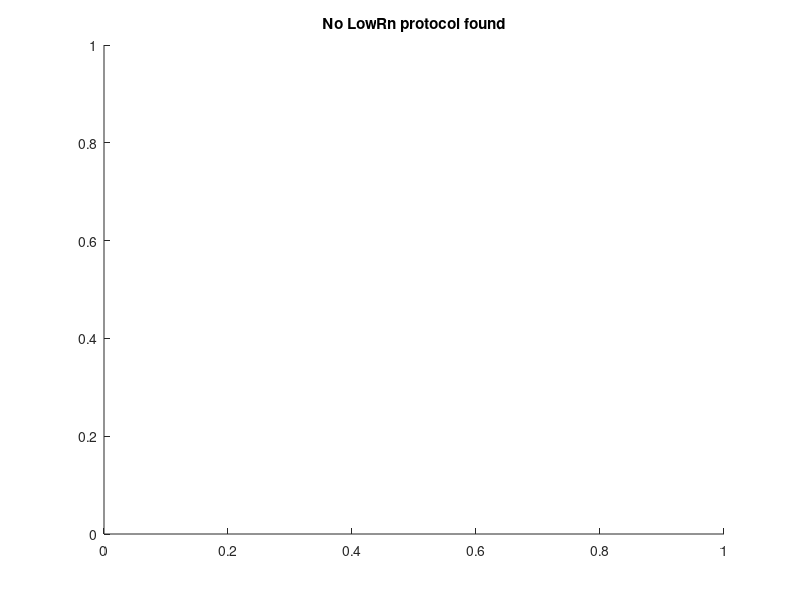

Write MATLAB code to recreate this figure. (Note: this script raises an error after producing the figure.)
clear
clc
Neuronlist={'Apr18IR4d','Mar10IR1d'};

for neuron_count=1:length(Neuronlist)


file_low=sprintf([Neuronlist{neuron_count},'-LowRn.mat']);
low_mahp=0;
low_sahp=0;
Low_apcount=zeros(12,2);
Low_apcount(:,1)=-220:50:330;
% Section 3: analyze low_RN protocol. 
cd(Neuronlist{neuron_count});
mkdir(['../',Neuronlist{neuron_count},'_figs']);
if(exist(file_low,'file'))
load(file_low);
% the purpose for analyzing High/Low RN is to compute ISI, ins_freq, delay
% and AP num. In this case, we also ignore the doublets since during
% doublets, the system is not stably oscillating. 
mat_low=matfile(file_low);
Name_low=whos(mat_low);
if (isempty(Name_low)~=1)
clear mat_low
N_low=length(Name_low)/2;
Trace_temp=eval(Name_low(2*1-1).name);
l_low=length(Trace_temp(:,1));
T_low=table([1:N_low]',zeros(N_low,l_low),zeros(N_low,l_low),'VariableNames',{'Trace','t','v'});
Cur=zeros(N_low,1);
str_temp=Name_low(1).name;
pos_underscore=strfind(str_temp,'_');
hiname_template=str_temp(1:pos_underscore(3));
f_low = fopen(['../',Neuronlist{neuron_count},'_low.txt'], 'a+');
fprintf(f_low,'Current\tNum_AP\tdelay\tMean_ISI\tstd_ISI\tCV_ISI\tFreq_ISI\tfreq_count\tmAHP\tsAHP\n');   
num_aplevel=0;
min_v=100;
for i_hi=1:N_low
Tracelow=eval([hiname_template,num2str(i_hi),'_1']);
Trace_cur=eval([hiname_template,num2str(i_hi),'_2']);
Cur_temp=roundn(mean(Trace_cur(5000:10000,2))*10^12,1);
v_ap=Tracelow(:,2).*1000;
if((max(v_ap)>0)&&(Cur_temp>0))
    num_aplevel=num_aplevel+1;
end
min_v=min(min_v,min(v_ap));
end
pos_ap=0;
Cur_ap=zeros(num_aplevel,1);
Freq_ISI=zeros(num_aplevel,1);
Freq_count=zeros(num_aplevel,1);
for i_hi=1:N_low
Tracelow=eval([hiname_template,num2str(i_hi),'_1']);
Trace_cur=eval([hiname_template,num2str(i_hi),'_2']);
%How to get current: isolate the current trace and take the average between
%5000 and 10000ms, round up to eliminate the single digit
v_ap=Tracelow(:,2).*1000;
t_ap=Tracelow(:,1).*1000;
Cur(i_hi)=roundn(mean(Trace_cur(5000:10000,2))*10^12,1);
if((max(v_ap)>0)&&(Cur(i_hi)>0))
    pos_ap=pos_ap+1;
    l=length(v_ap);
    dv_ap=get_dVdt(t_ap,v_ap);
    d2v_ap=get_dVdt(t_ap(2:end-1),dv_ap(2:end));
    t_bound=t_ap(end);
    dv_thre=3;
    [delay APnum ISI freq f_ahp m_ahp s_ahp]=hilo_ana(Neuronlist{neuron_count},2,Cur(i_hi),t_ap,v_ap,dv_ap,d2v_ap,dv_thre);
    low_mahp=low_mahp+mean(m_ahp);
    low_sahp=low_sahp+mean(s_ahp);
    Cur_ap(pos_ap)=Cur(i_hi);
    Freq_ISI(pos_ap)=mean(1000./ISI);
    Freq_count(pos_ap)=APnum/2;
    %save apcount for LowRN to Low_apcount for later file output!
    lowid_temp=find(Low_apcount(:,1)>=Cur(i_hi),1);
    Low_apcount(lowid_temp,2)=APnum;
    % save complete, if no AP then APnum=0
    fprintf(f_low,'%d\t%d\t%f\t%f\t%f\t%f\t%f\t%f\t%s\t%f\t%f\t',Cur(i_hi),APnum,delay,mean(ISI),std(ISI),std(ISI)/mean(ISI),Freq_ISI(pos_ap),Freq_count(pos_ap),f_ahp,mean(m_ahp),mean(s_ahp));
    % attach the spiking times to each line!
    spkt=zeros(APnum,1);
    spkt(1)=delay;
    for apnumtemp=2:APnum
        spkt(apnumtemp)=spkt(apnumtemp-1)+ISI(apnumtemp-1);
    end
    for apnumtemp=1:APnum
        fprintf(f_low,'%f\t',spkt(apnumtemp));
    end
    fprintf(f_low,'\n');
    %
    subplot(num_aplevel+1,2,2*pos_ap-1)
    plot(t_ap,v_ap)
    xlim([0 3000]);
    ylim([min(v_ap)-1 max(v_ap)+1]);
    xlabel('Time (ms)','FontSize', 5);
    ylabel('Vm (mV)','FontSize', 5);
    title([num2str(Cur(i_hi)),'PA'],'FontSize', 5);
    subplot(num_aplevel+1,2,2*pos_ap)
    plot(ISI,'o')
    ylim([0 max(ISI)+20])
    title([num2str(Cur(i_hi)),'PA'],'FontSize', 5);
    xlabel('Spks Count','FontSize', 5);
    ylabel('ISI (ms)','FontSize', 5);
else    
    subplot(num_aplevel+1,2,2*num_aplevel+1)
    plot(t_ap,v_ap);
    xlim([0 3000]);
    ylim([min_v-2 max(v_ap)+1]);
    xlabel('Time (ms)','FontSize', 5);
    ylabel('Vm (mV)','FontSize', 5);
    hold on;   
      
end
end
subplot(num_aplevel+1,2,2*(num_aplevel+1))
    plot(Cur_ap,Freq_ISI,'-ro')
    hold on;
    plot(Cur_ap,Freq_count,'-bo')
    title('F-I Red:ISI; Blue:spkcount','FontSize', 5);
    xlabel('Current (pA)','FontSize', 5);
    ylabel('Freq (Hz)','FontSize', 5);
fclose(f_low);
cd(['../',Neuronlist{neuron_count},'_figs']);
saveas(gcf,[Neuronlist{neuron_count},'_Low_RN.png']);
saveas(gcf,[Neuronlist{neuron_count},'_Low_RN.fig']);
close;

% Section 4.5 Compute sag
i_low=1;
TraceLow=eval([hiname_template,num2str(i_low),'_1']);
CurLow=eval([hiname_template,num2str(i_low),'_2']);
Cur_sag=roundn(mean(CurLow(5000:10000,2))*10^12,1);
v_ap=TraceLow(:,2).*1000;
t_ap=TraceLow(:,1).*1000;
[sag_v id_sag]=min(v_ap);
rnfit_start=21439;%floor(0.45*l_rn);
rnfit_end=23949;%floor(0.55*l_rn);
stable_v=mean(v_ap(rnfit_start:rnfit_end));
sag=sag_v-stable_v;
figure()
plot(t_ap,v_ap);
hold on;
plot(t_ap(id_sag),v_ap(id_sag),'ro');
text(t_ap(id_sag),v_ap(id_sag)+20,'This is the sag point');
title(['Sag is computed at ',num2str(Cur_sag),'pA'])
xlabel('Time (ms)');
ylabel('Vm (mV)');
saveas(gcf,[Neuronlist{neuron_count},'sag.png']);
close;

low_mahp=low_mahp/num_aplevel;
low_sahp=low_mahp/num_aplevel;
else
    figure()
    title('LowRn empty')
    cd(['../',Neuronlist{neuron_count},'_figs']);
    saveas(gcf,'LowRn empty.png');
    close;
    low_mahp=NaN;
    low_sahp=NaN;
end
else
    figure()
    title('No LowRn protocol found')
    cd(['../',Neuronlist{neuron_count},'_figs']);
    saveas(gcf,'No LowRn.png');
    close;
    low_mahp=NaN;
    low_sahp=NaN;
end
cd ..
end


